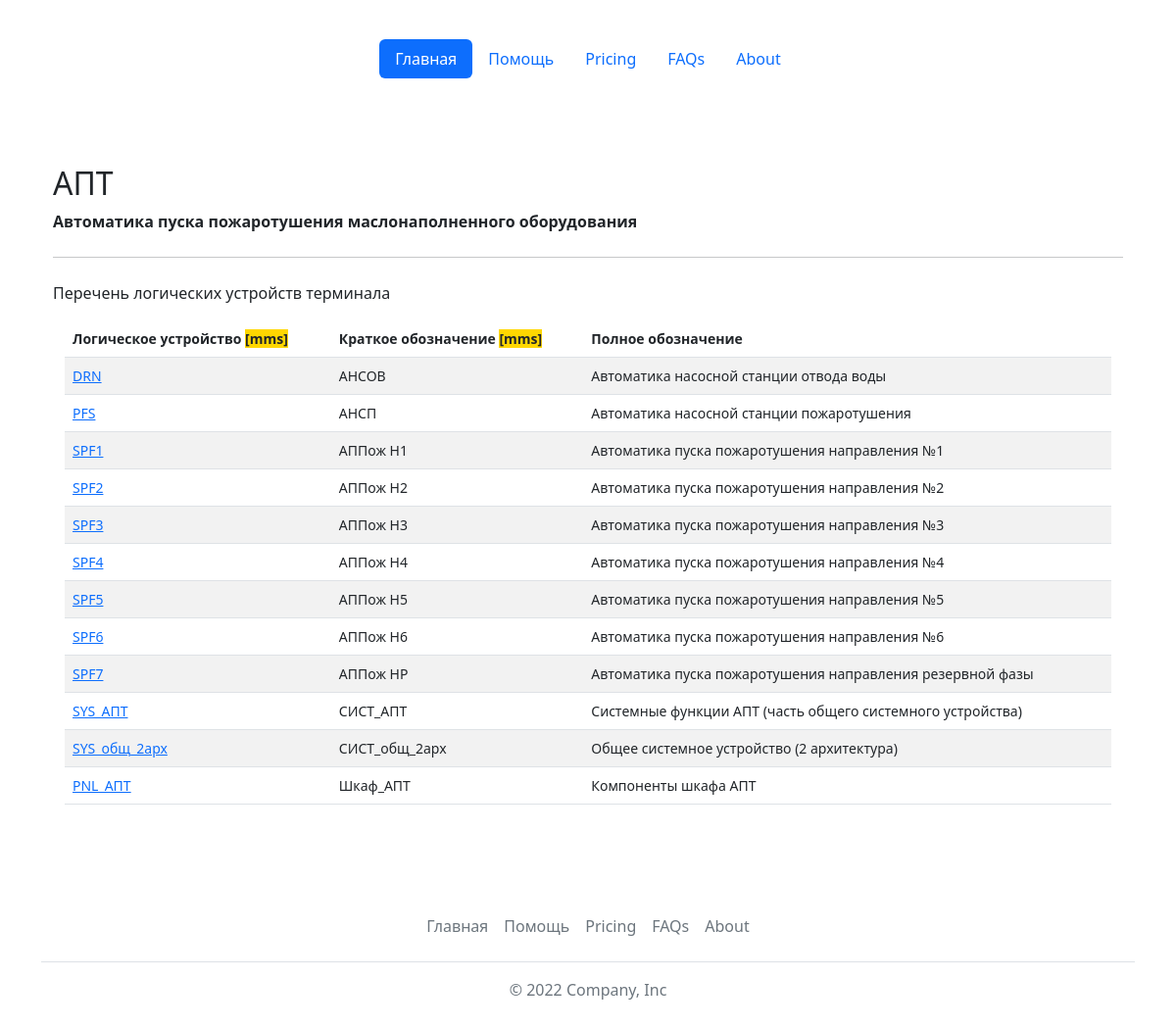
/reports/show/?name=АПТ&type=ied, run on the app's committed database.
### base_types/models.py (models this page shows, shortened)
class Terminals(models.Model):
    id = models.AutoField(primary_key=True)
    name = models.CharField(max_length=64, verbose_name='Обозначение ИЭУ', unique=True)
    description = models.TextField(max_length=1024, blank=True, verbose_name='Назначение ИЭУ')
    class Meta:
        verbose_name = 'ИЭУ'
        verbose_name_plural = 'ИЭУ'
        ordering = ['name']

class LogicDevices(models.Model):
    id = models.AutoField(primary_key=True)
    name = models.CharField(max_length=128, verbose_name='Обозначение логического устройства', unique=True)
    fb_name = models.CharField(max_length=128, verbose_name='Обозначение функционального блока', unique=True)
    description = models.TextField(max_length=1024, blank=True, verbose_name='Назначение логического устройства (ФБ)')
    def __str__(self):
        return self.name
    class Meta:
        verbose_name = 'Логическое устройство'
        verbose_name_plural = 'Логические устройства'
        ordering = ['name']

### base_types/views.py (the view, shortened to what this page needs)
# urls.py: path('reports/show/', views.show),
def show(request):
    name = request.GET.get('name')
    type = request.GET.get('type')
    if type == 'ied':
        ied = Terminals.objects.get(name=name)
        conns = PhDLDconnections.objects.all().filter(ied_id=ied.id)
        conns = conns.order_by('ld')
        lds = list()
        for item in conns.iterator():
            obj = LogicDevices.objects.get(name=item.ld)
            lds.append(obj)
        lds.sort(key=lambda x: x.fb_name)
        return render(request, 'base_types/showld.html', {'ied': ied, 'lds': lds})

### templates/base_types/showld.html
{% extends 'base.html' %}
{% block content %}
<main class="container py-5">
    {% if lds %}
    <h2 class="mt-4">{{ied.name}}</h2>
    <p><strong>{{ied.description}}</strong></p>
    <hr class="my-4">
    <p>Перечень логических устройств терминала</p>
    <div class="container small">
    <table class="table table-striped">
        <thead>
            <tr>
                <th scope="col">Логическое устройство <span style="background: gold">[mms]</span></th>
                <th scope="col">Краткое обозначение <span style="background: gold">[mms]</span></th>
                <th scope="col">Полное обозначение</th>
            </tr>
        </thead>
        <tbody>
        {% for item in lds %}
            <tr>
                <td><a href="?name={{item.name}}&type=ld">{{item.name}}</a></td>
                <td>{{item.fb_name}}</td>
                <td>{{item.description}}</td>
            </tr>
        {% endfor %}
        </tbody>
    </table>
    </div>
    {% else %}
    <h2 class="mt-4">В терминале "{{ied.name}}" нет логических устройств :(</h2>
    {% endif %}
</main>
{% endblock %}

### data on the page
Terminals: name "АПТ", description "Автоматика пуска пожаротушения маслонаполненного оборудования"
LogicDevices: name "DRN", fb_name "АНСОВ", description "Автоматика насосной станции отвода воды"
LogicDevices: name "PFS", fb_name "АНСП", description "Автоматика насосной станции пожаротушения"
LogicDevices: name "SPF1", fb_name "АППож Н1", description "Автоматика пуска пожаротушения направления №1"
LogicDevices: name "SPF2", fb_name "АППож Н2", description "Автоматика пуска пожаротушения направления №2"
LogicDevices: name "SPF3", fb_name "АППож Н3", description "Автоматика пуска пожаротушения направления №3"
LogicDevices: name "SPF4", fb_name "АППож Н4", description "Автоматика пуска пожаротушения направления №4"
LogicDevices: name "SPF5", fb_name "АППож Н5", description "Автоматика пуска пожаротушения направления №5"
LogicDevices: name "SPF6", fb_name "АППож Н6", description "Автоматика пуска пожаротушения направления №6"
LogicDevices: name "SPF7", fb_name "АППож НР", description "Автоматика пуска пожаротушения направления резервной фазы"
LogicDevices: name "SYS_АПТ", fb_name "СИСТ_АПТ", description "Системные функции АПТ (часть общего системного устройства)"
LogicDevices: name "SYS_общ_2арх", fb_name "СИСТ_общ_2арх", description "Общее системное устройство (2 архитектура)"
LogicDevices: name "PNL_АПТ", fb_name "Шкаф_АПТ", description "Компоненты шкафа АПТ"
